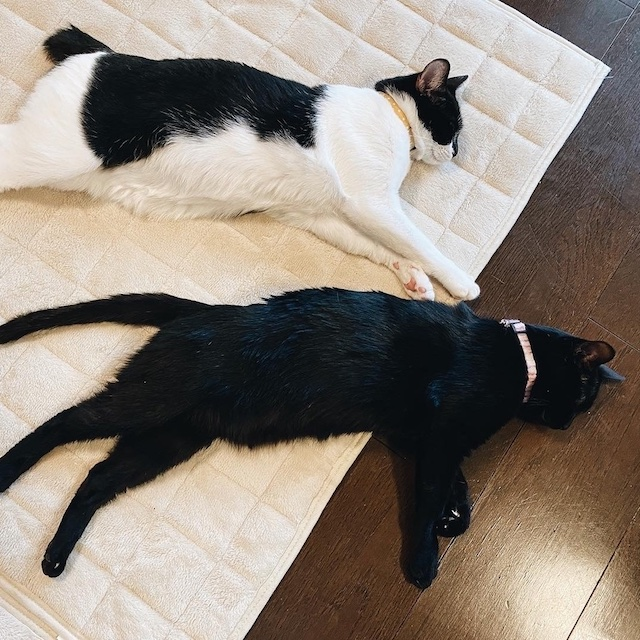
#> input picture data/sample_cat_02.jpg, 640 x 640 px, found by its file name
$ python crop.py
#> lines starting #> are read from the running program, lines starting #| are printed output that depends on the picture
import cv2

input_img = cv2.imread('./data/sample_cat_02.jpg')
#> input_img is the input picture: shape (640, 640, 3); mean B, G, R 120.8, 130, 139.7
print(input_img.shape)
#| (640, 640, 3)
output_img = input_img[0:300, 0:500, :]
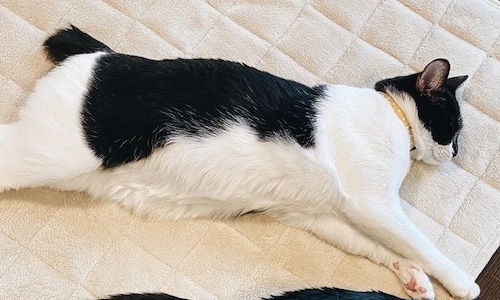
#> output_img: shape (300, 500, 3); mean B, G, R 165.4, 175.6, 184.6
cv2.imwrite('output.jpg', output_img)

$ run again, with data/sample_cat_01.jpg copied over data/sample_cat_02.jpg
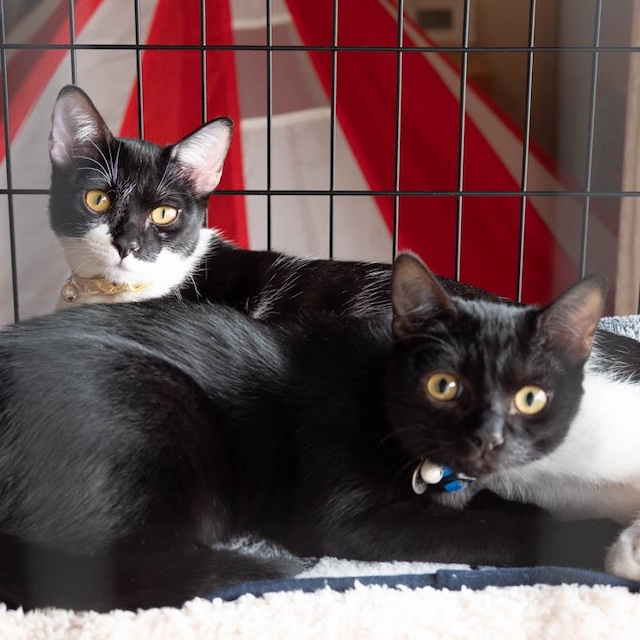
#> input picture data/sample_cat_01.jpg, 640 x 640 px, found by its file name
#> input_img is the input picture: shape (640, 640, 3); mean B, G, R 80.4, 78.7, 102.1
#| (640, 640, 3)
#> `output_img = input_img[0:300, 0:500, :]`:
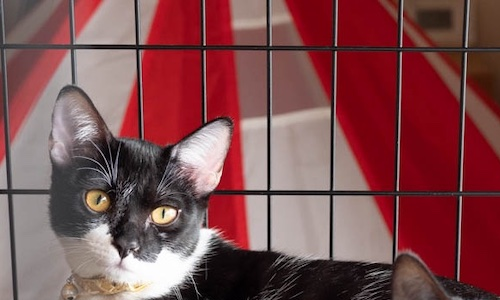
#> output_img: shape (300, 500, 3); mean B, G, R 79.3, 76.3, 127.5
